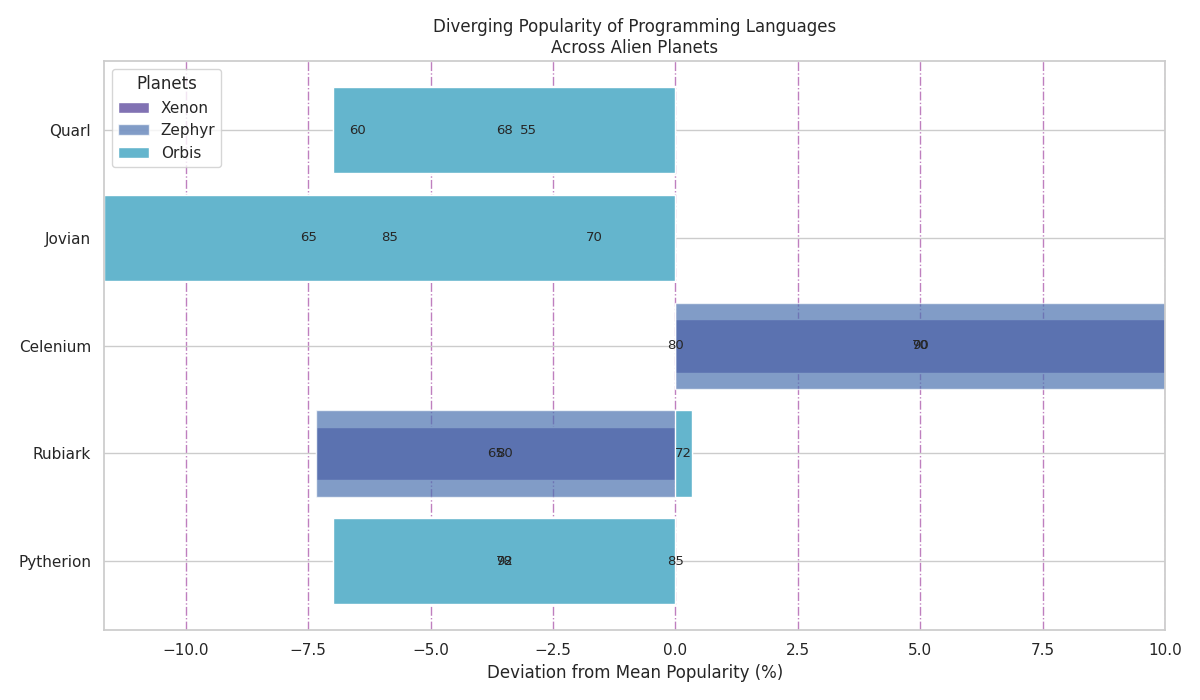

This chart was generated by the following Python code:
import matplotlib.pyplot as plt
import numpy as np

languages = ["Pytherion", "Rubiark", "Celenium", "Jovian", "Quarl"]
xenon_popularity = [85, 65, 90, 70, 55]
zephyr_popularity = [78, 80, 70, 65, 60]
orbis_popularity = [92, 72, 80, 85, 68]

# Calculating the net difference from a central value (mean or median) for demonstration purposes
central_value = np.mean([xenon_popularity, zephyr_popularity, orbis_popularity], axis=0)
xenon_deviation = np.array(xenon_popularity) - central_value
zephyr_deviation = np.array(zephyr_popularity) - central_value
orbis_deviation = np.array(orbis_popularity) - central_value

bar_width = 0.5
r = np.arange(len(languages))

fig, ax = plt.subplots(figsize=(12, 7))
ax.barh(r, xenon_deviation, color='m', height=bar_width, label='Xenon')
ax.barh(r, zephyr_deviation, left=xenon_deviation, color='b', alpha=0.7, label='Zephyr')
ax.barh(r, orbis_deviation, left=xenon_deviation + zephyr_deviation, color='c', label='Orbis')

for i in range(len(languages)):
    ax.text(xenon_deviation[i] / 2, i, str(int(xenon_popularity[i])), va='center', ha='center', fontsize=9.5)
    ax.text((xenon_deviation[i] + zephyr_deviation[i] / 2), i, str(int(zephyr_popularity[i])), va='center', ha='center', fontsize=9.5)
    ax.text((xenon_deviation[i] + zephyr_deviation[i] + orbis_deviation[i] / 2), i, str(int(orbis_popularity[i])), va='center', ha='center', fontsize=9.5)

ax.set_yticks(r)
ax.set_yticklabels(languages)
ax.set_xlabel('Deviation from Mean Popularity (%)')
ax.set_title('Diverging Popularity of Programming Languages\nAcross Alien Planets')
ax.xaxis.grid(True, linestyle='-.', which='major', color='purple', alpha=0.5)

plt.legend(title='Planets', loc='upper left')
plt.tight_layout()
plt.show()
